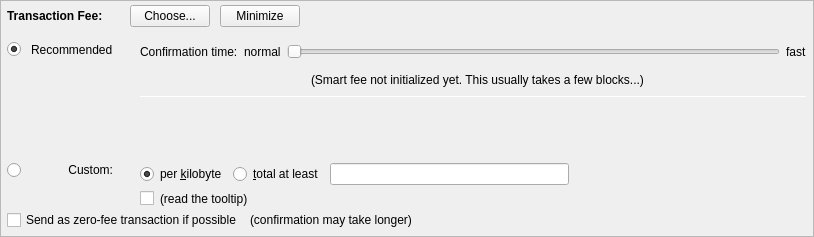
         <widget class="QFrame" name="frameFee">
          <property name="sizePolicy">
           <sizepolicy hsizetype="Expanding" vsizetype="Expanding">
            <horstretch>0</horstretch>
            <verstretch>0</verstretch>
           </sizepolicy>
          </property>
          <property name="maximumSize">
           <size>
            <width>16777215</width>
            <height>16777215</height>
           </size>
          </property>
          <property name="frameShape">
           <enum>QFrame::StyledPanel</enum>
          </property>
          <property name="frameShadow">
           <enum>QFrame::Sunken</enum>
          </property>
          <layout class="QVBoxLayout" name="verticalLayoutFee1">
           <property name="spacing">
            <number>0</number>
           </property>
           <property name="leftMargin">
            <number>0</number>
           </property>
           <property name="topMargin">
            <number>0</number>
           </property>
           <property name="rightMargin">
            <number>0</number>
           </property>
           <property name="bottomMargin">
            <number>0</number>
           </property>
           <item>
            <layout class="QVBoxLayout" name="verticalLayoutFee2" stretch="0,0,0">
             <property name="spacing">
              <number>0</number>
             </property>
             <property name="leftMargin">
              <number>6</number>
             </property>
             <property name="topMargin">
              <number>0</number>
             </property>
             <property name="rightMargin">
              <number>6</number>
             </property>
             <item>
              <layout class="QHBoxLayout" name="horizontalLayoutFee1">
               <property name="bottomMargin">
                <number>0</number>
               </property>
               <item>
                <layout class="QVBoxLayout" name="verticalLayoutFee7">
                 <property name="spacing">
                  <number>0</number>
                 </property>
                 <item>
                  <spacer name="verticalSpacerSmartFee">
                   <property name="orientation">
                    <enum>Qt::Vertical</enum>
                   </property>
                   <property name="sizeType">
                    <enum>QSizePolicy::Fixed</enum>
                   </property>
                   <property name="sizeHint" stdset="0">
                    <size>
                     <width>1</width>
                     <height>4</height>
                    </size>
                   </property>
                  </spacer>
                 </item>
                 <item>
                  <layout class="QHBoxLayout" name="horizontalLayoutSmartFee">
                   <property name="spacing">
                    <number>10</number>
                   </property>
                   <item>
                    <widget class="QLabel" name="labelFeeHeadline">
                     <property name="sizePolicy">
                      <sizepolicy hsizetype="Preferred" vsizetype="Maximum">
                       <horstretch>0</horstretch>
                       <verstretch>0</verstretch>
                      </sizepolicy>
                     </property>
                     <property name="font">
                      <font>
                       <weight>75</weight>
                       <bold>true</bold>
                      </font>
                     </property>
                     <property name="styleSheet">
                      <string notr="true">font-weight:bold;</string>
                     </property>
                     <property name="text">
                      <string>Transaction Fee:</string>
                     </property>
                    </widget>
                   </item>
                   <item>
                    <widget class="QLabel" name="labelFeeMinimized">
                     <property name="text">
                      <string/>
                     </property>
                    </widget>
                   </item>
                   <item>
                    <widget class="QPushButton" name="buttonChooseFee">
                     <property name="text">
                      <string>Choose...</string>
                     </property>
                    </widget>
                   </item>
                   <item>
                    <widget class="QPushButton" name="buttonMinimizeFee">
                     <property name="toolTip">
                      <string>collapse fee-settings</string>
                     </property>
                     <property name="text">
                      <string>Minimize</string>
                     </property>
                    </widget>
                   </item>
                  </layout>
                 </item>
                 <item>
                  <spacer name="verticalSpacer_5">
                   <property name="orientation">
                    <enum>Qt::Vertical</enum>
                   </property>
                   <property name="sizeHint" stdset="0">
                    <size>
                     <width>1</width>
                     <height>1</height>
                    </size>
                   </property>
                  </spacer>
                 </item>
                </layout>
               </item>
               <item>
                <spacer name="horizontalSpacer_4">
                 <property name="orientation">
                  <enum>Qt::Horizontal</enum>
                 </property>
                 <property name="sizeHint" stdset="0">
                  <size>
                   <width>40</width>
                   <height>20</height>
                  </size>
                 </property>
                </spacer>
               </item>
              </layout>
             </item>
             <item>
              <widget class="QFrame" name="frameFeeSelection">
               <layout class="QVBoxLayout" name="verticalLayoutFee12">
                <property name="spacing">
                 <number>0</number>
                </property>
                <property name="leftMargin">
                 <number>0</number>
                </property>
                <property name="topMargin">
                 <number>0</number>
                </property>
                <property name="rightMargin">
                 <number>0</number>
                </property>
                <property name="bottomMargin">
                 <number>0</number>
                </property>
                <item>
                 <layout class="QGridLayout" name="gridLayoutFee">
                  <property name="topMargin">
                   <number>10</number>
                  </property>
                  <property name="bottomMargin">
                   <number>4</number>
                  </property>
                  <property name="horizontalSpacing">
                   <number>10</number>
                  </property>
                  <property name="verticalSpacing">
                   <number>4</number>
                  </property>
                  <item row="2" column="0">
                   <layout class="QVBoxLayout" name="verticalLayoutFee4" stretch="0">
                    <item>
                     <spacer name="verticalSpacer_2">
                      <property name="orientation">
                       <enum>Qt::Vertical</enum>
                      </property>
                      <property name="sizeHint" stdset="0">
                       <size>
                        <width>1</width>
                        <height>1</height>
                       </size>
                      </property>
                     </spacer>
                    </item>
                   </layout>
                  </item>
                  <item row="3" column="0">
                   <layout class="QVBoxLayout" name="verticalLayoutFee9" stretch="0,1">
                    <item>
                     <widget class="QRadioButton" name="radioCustomFee">
                      <property name="text">
                       <string/>
                      </property>
                      <attribute name="buttonGroup">
                       <string notr="true">groupFee</string>
                      </attribute>
                     </widget>
                    </item>
                    <item>
                     <spacer name="verticalSpacer_6">
                      <property name="orientation">
                       <enum>Qt::Vertical</enum>
                      </property>
                      <property name="sizeHint" stdset="0">
                       <size>
                        <width>1</width>
                        <height>1</height>
                       </size>
                      </property>
                     </spacer>
                    </item>
                   </layout>
                  </item>
                  <item row="3" column="1">
                   <widget class="QLabel" name="labelCustomFee">
                    <property name="text">
                     <string>Custom:</string>
                    </property>
                    <property name="alignment">
                     <set>Qt::AlignRight|Qt::AlignTop|Qt::AlignTrailing</set>
                    </property>
                   </widget>
                  </item>
                  <item row="3" column="4">
                   <layout class="QVBoxLayout" name="verticalLayoutFee8">
                    <property name="spacing">
                     <number>6</number>
                    </property>
                    <item>
                     <layout class="QHBoxLayout" name="horizontalLayoutFee13">
                      <item>
                       <widget class="QRadioButton" name="radioCustomPerKilobyte">
                        <property name="toolTip">
                         <string>If the custom fee is set to 1000 uMONKs and the transaction is only 250 bytes, then &quot;per kilobyte&quot; only pays 250 uMONKs in fee,&lt;br /&gt;while &quot;at least&quot; pays 1000 uMONKs. For transactions bigger than a kilobyte both pay by kilobyte.</string>
                        </property>
                        <property name="text">
                         <string>per &amp;kilobyte</string>
                        </property>
                        <property name="checked">
                         <bool>true</bool>
                        </property>
                        <attribute name="buttonGroup">
                         <string notr="true">groupCustomFee</string>
                        </attribute>
                       </widget>
                      </item>
                      <item>
                       <widget class="QRadioButton" name="radioCustomAtLeast">
                        <property name="toolTip">
                         <string>If the custom fee is set to 1000 uMONKs and the transaction is only 250 bytes, then &quot;per kilobyte&quot; only pays 250 uMONKs in fee,&lt;br /&gt;while &quot;total at least&quot; pays 1000 uMONKs. For transactions bigger than a kilobyte both pay by kilobyte.</string>
                        </property>
                        <property name="text">
                         <string>&amp;total at least</string>
                        </property>
                        <attribute name="buttonGroup">
                         <string notr="true">groupCustomFee</string>
                        </attribute>
                       </widget>
                      </item>
                      <item>
                       <widget class="BitcoinAmountField" name="customFee"/>
                      </item>
                      <item>
                       <spacer name="horizontalSpacer_6">
                        <property name="orientation">
                         <enum>Qt::Horizontal</enum>
                        </property>
                        <property name="sizeHint" stdset="0">
                         <size>
                          <width>1</width>
                          <height>1</height>
                         </size>
                        </property>
                       </spacer>
                      </item>
                     </layout>
                    </item>
                    <item>
                     <layout class="QHBoxLayout" name="horizontalLayoutFee8">
                      <item>
                       <widget class="QCheckBox" name="checkBoxMinimumFee">
                        <property name="toolTip">
                         <string>Paying only the minimum fee is just fine as long as there is less transaction volume than space in the blocks.&lt;br /&gt;But be aware that this can end up in a never confirming transaction once there is more demand for Monkey transactions than the network can process.</string>
                        </property>
                        <property name="text">
                         <string/>
                        </property>
                       </widget>
                      </item>
                      <item>
                       <widget class="QLabel" name="labelMinFeeWarning">
                        <property name="enabled">
                         <bool>true</bool>
                        </property>
                        <property name="toolTip">
                         <string>Paying only the minimum fee is just fine as long as there is less transaction volume than space in the blocks.&lt;br /&gt;But be aware that this can end up in a never confirming transaction once there is more demand for Monkey transactions than the network can process.</string>
                        </property>
                        <property name="text">
                         <string>(read the tooltip)</string>
                        </property>
                        <property name="margin">
                         <number>5</number>
                        </property>
                       </widget>
                      </item>
                      <item>
                       <spacer name="horizontalSpacer_2">
                        <property name="orientation">
                         <enum>Qt::Horizontal</enum>
                        </property>
                        <property name="sizeHint" stdset="0">
                         <size>
                          <width>1</width>
                          <height>1</height>
                         </size>
                        </property>
                       </spacer>
                      </item>
                     </layout>
                    </item>
                   </layout>
                  </item>
                  <item row="1" column="1">
                   <widget class="QLabel" name="labelSmartFee_2">
                    <property name="text">
                     <string>Recommended</string>
                    </property>
                   </widget>
                  </item>
                  <item row="0" column="4" rowspan="3">
                   <layout class="QVBoxLayout" name="verticalLayoutFee3" stretch="0,0,0,0,1,0">
                    <property name="spacing">
                     <number>6</number>
                    </property>
                    <property name="topMargin">
                     <number>2</number>
                    </property>
                    <property name="bottomMargin">
                     <number>20</number>
                    </property>
                    <item>
                     <layout class="QHBoxLayout" name="horizontalLayoutFee9">
                      <item>
                       <widget class="QLabel" name="labelSmartFee3">
                        <property name="text">
                         <string>Confirmation time:</string>
                        </property>
                        <property name="margin">
                         <number>2</number>
                        </property>
                       </widget>
                      </item>
                      <item>
                       <widget class="QLabel" name="labelSmartFeeNormal">
                        <property name="text">
                         <string>normal</string>
                        </property>
                        <property name="margin">
                         <number>2</number>
                        </property>
                       </widget>
                      </item>
                      <item>
                       <widget class="QSlider" name="sliderSmartFee">
                        <property name="minimumSize">
                         <size>
                          <width>0</width>
                          <height>24</height>
                         </size>
                        </property>
                        <property name="minimum">
                         <number>0</number>
                        </property>
                        <property name="maximum">
                         <number>24</number>
                        </property>
                        <property name="pageStep">
                         <number>1</number>
                        </property>
                        <property name="value">
                         <number>0</number>
                        </property>
                        <property name="orientation">
                         <enum>Qt::Horizontal</enum>
                        </property>
                        <property name="invertedAppearance">
                         <bool>false</bool>
                        </property>
                        <property name="invertedControls">
                         <bool>false</bool>
                        </property>
                        <property name="tickPosition">
                         <enum>QSlider::NoTicks</enum>
                        </property>
                       </widget>
                      </item>
                      <item>
                       <widget class="QLabel" name="labelSmartFeeFast">
                        <property name="text">
                         <string>fast</string>
                        </property>
                       </widget>
                      </item>
                     </layout>
                    </item>
                    <item>
                     <layout class="QHBoxLayout" name="horizontalLayout_recommended_texts">
                      <property name="spacing">
                       <number>0</number>
                      </property>
                      <item>
                       <spacer name="horizontalSpacer_8">
                        <property name="orientation">
                         <enum>Qt::Horizontal</enum>
                        </property>
                        <property name="sizeHint" stdset="0">
                         <size>
                          <width>40</width>
                          <height>20</height>
                         </size>
                        </property>
                       </spacer>
                      </item>
                      <item>
                       <widget class="QLabel" name="labelFeeEstimation">
                        <property name="text">
                         <string/>
                        </property>
                        <property name="margin">
                         <number>2</number>
                        </property>
                       </widget>
                      </item>
                      <item>
                       <widget class="QLabel" name="labelSmartFee2">
                        <property name="text">
                         <string>(Smart fee not initialized yet. This usually takes a few blocks...)</string>
                        </property>
                        <property name="alignment">
                         <set>Qt::AlignLeading|Qt::AlignLeft|Qt::AlignVCenter</set>
                        </property>
                        <property name="wordWrap">
                         <bool>false</bool>
                        </property>
                        <property name="margin">
                         <number>2</number>
                        </property>
                        <property name="indent">
                         <number>-1</number>
                        </property>
                       </widget>
                      </item>
                      <item>
                       <spacer name="horizontalSpacer_3">
                        <property name="orientation">
                         <enum>Qt::Horizontal</enum>
                        </property>
                        <property name="sizeHint" stdset="0">
                         <size>
                          <width>40</width>
                          <height>20</height>
                         </size>
                        </property>
                       </spacer>
                      </item>
                     </layout>
                    </item>
                    <item>
                     <widget class="Line" name="line_2">
                      <property name="minimumSize">
                       <size>
                        <width>0</width>
                        <height>1</height>
                       </size>
                      </property>
                      <property name="maximumSize">
                       <size>
                        <width>16777215</width>
                        <height>1</height>
                       </size>
                      </property>
                      <property name="orientation">
                       <enum>Qt::Horizontal</enum>
                      </property>
                     </widget>
                    </item>
                    <item>
                     <layout class="QHBoxLayout" name="horizontalLayoutFee12">
                      <item>
                       <spacer name="horizontalSpacer_5">
                        <property name="orientation">
                         <enum>Qt::Horizontal</enum>
                        </property>
                        <property name="sizeHint" stdset="0">
                         <size>
                          <width>1</width>
                          <height>1</height>
                         </size>
                        </property>
                       </spacer>
                      </item>
                     </layout>
                    </item>
                    <item>
                     <spacer name="verticalSpacer_4">
                      <property name="orientation">
                       <enum>Qt::Vertical</enum>
                      </property>
                      <property name="sizeHint" stdset="0">
                       <size>
                        <width>1</width>
                        <height>1</height>
                       </size>
                      </property>
                     </spacer>
                    </item>
                    <item>
                     <spacer name="verticalSpacer_3">
                      <property name="orientation">
                       <enum>Qt::Vertical</enum>
                      </property>
                      <property name="sizeHint" stdset="0">
                       <size>
                        <width>20</width>
                        <height>40</height>
                       </size>
                      </property>
                     </spacer>
                    </item>
                   </layout>
                  </item>
                  <item row="1" column="2">
                   <widget class="QLabel" name="labelSmartFee">
                    <property name="text">
                     <string/>
                    </property>
                    <property name="margin">
                     <number>2</number>
                    </property>
                   </widget>
                  </item>
                  <item row="1" column="0">
                   <widget class="QRadioButton" name="radioSmartFee">
                    <property name="text">
                     <string/>
                    </property>
                    <property name="checked">
                     <bool>true</bool>
                    </property>
                    <attribute name="buttonGroup">
                     <string notr="true">groupFee</string>
                    </attribute>
                   </widget>
                  </item>
                 </layout>
                </item>
                <item>
                 <layout class="QHBoxLayout" name="horizontalLayoutFee5" stretch="0,0,0">
                  <property name="spacing">
                   <number>8</number>
                  </property>
                  <property name="bottomMargin">
                   <number>4</number>
                  </property>
                  <item>
                   <widget class="QCheckBox" name="checkBoxFreeTx">
                    <property name="text">
                     <string>Send as zero-fee transaction if possible</string>
                    </property>
                   </widget>
                  </item>
                  <item>
                   <widget class="QLabel" name="labelFreeTx">
                    <property name="text">
                     <string>(confirmation may take longer)</string>
                    </property>
                    <property name="margin">
                     <number>5</number>
                    </property>
                   </widget>
                  </item>
                  <item>
                   <spacer name="horizontalSpacerFee5">
                    <property name="orientation">
                     <enum>Qt::Horizontal</enum>
                    </property>
                    <property name="sizeHint" stdset="0">
                     <size>
                      <width>1</width>
                      <height>1</height>
                     </size>
                    </property>
                   </spacer>
                  </item>
                 </layout>
                </item>
                <item>
                 <spacer name="verticalSpacerFee2">
                  <property name="orientation">
                   <enum>Qt::Vertical</enum>
                  </property>
                  <property name="sizeHint" stdset="0">
                   <size>
                    <width>1</width>
                    <height>1</height>
                   </size>
                  </property>
                 </spacer>
                </item>
               </layout>
              </widget>
             </item>
             <item>
              <spacer name="verticalSpacerFee">
               <property name="orientation">
                <enum>Qt::Vertical</enum>
               </property>
               <property name="sizeHint" stdset="0">
                <size>
                 <width>800</width>
                 <height>1</height>
                </size>
               </property>
              </spacer>
             </item>
            </layout>
           </item>
          </layout>
         </widget>
